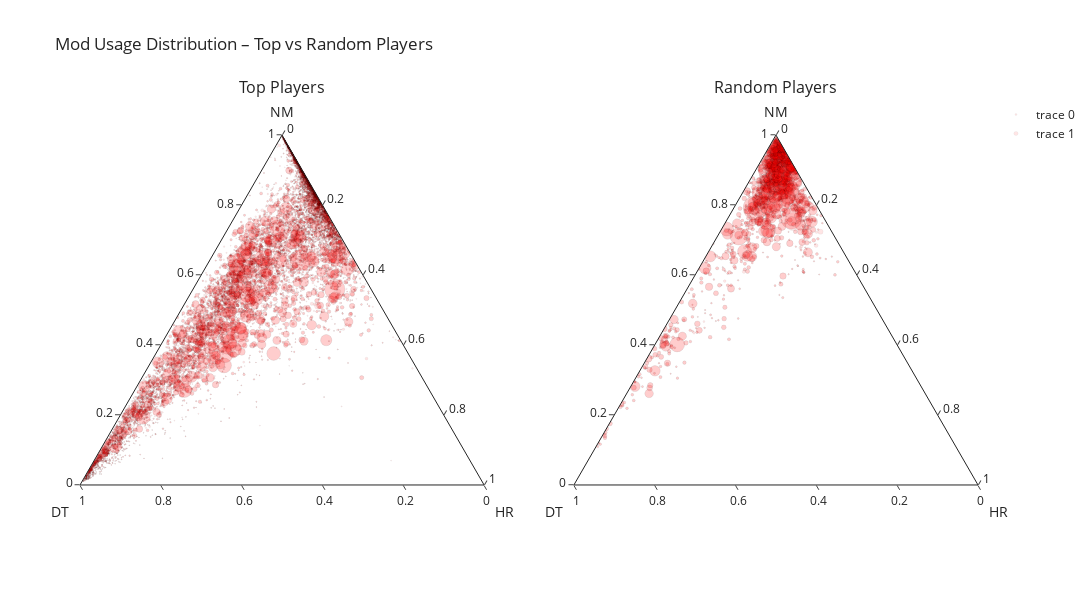

The cell this chart's notebook holds for it:
### Markdown cell above
##### Idea:
Maps made for bots. 
3 Dimensions, DT HR, NM percentages.

### Code cell
# --- Tunable Parameters ---
MOD_FILTERS = ['NM', 'DT', 'HR']
TOP_PLAYCOUNT_FRACTION = 1.0
MIN_TOTAL_SCORES_TOP = 1000     # Min scores for top player maps
MIN_TOTAL_SCORES_RANDOM = 500   # Lower threshold for random player maps
MIN_DOT_SIZE = 1
MAX_DOT_SIZE = 30

# --- Paths ---
BEATMAP_PATH = os.path.join("data", "processed", "beatmaps.csv")
TOP_SCORES_PATH = os.path.join("data", "processed", "top_10000__scores.csv")
RANDOM_SCORES_PATH = os.path.join("data", "processed", "random_10000__scores.csv")

# --- Load and filter beatmaps ---
beatmaps_df = pd.read_csv(BEATMAP_PATH)
df = beatmaps_df.copy()
df = df[df['mods_string'] == 'NM']
df = df[df['playcount'].notna() & df['beatmap_id'].notna() & df['diff_star_rating'].notna()]
playcount_cutoff = df['playcount'].quantile(1 - TOP_PLAYCOUNT_FRACTION)
df = df[df['playcount'] >= playcount_cutoff].copy()
df = df[['mod_beatmap_id', 'beatmap_id', 'playcount', 'diff_star_rating']]

# --- Score preparation helper ---
def prepare_fractions(scores_path, min_scores):
    scores_df = pd.read_csv(scores_path)
    scores_df = scores_df[scores_df['mods_string'].isin(MOD_FILTERS)]
    scores_df = scores_df[scores_df['beatmap_id'].isin(df['beatmap_id'])]

    counts = scores_df.groupby(['beatmap_id', 'mods_string']).size().unstack(fill_value=0)
    for mod in MOD_FILTERS:
        if mod not in counts.columns:
            counts[mod] = 0
    counts['total_scores'] = counts.sum(axis=1)
    counts = counts[counts['total_scores'] >= min_scores]

    fractions = counts[MOD_FILTERS].div(counts['total_scores'], axis=0).reset_index()
    fractions = fractions.merge(df, on='beatmap_id')

    min_pc = fractions['playcount'].min()
    max_pc = fractions['playcount'].max()
    fractions['dot_size'] = MIN_DOT_SIZE + (fractions['playcount'] - min_pc) / (max_pc - min_pc) * (MAX_DOT_SIZE - MIN_DOT_SIZE)
    return fractions

# --- Prepare data ---
fractions_top = prepare_fractions(TOP_SCORES_PATH, MIN_TOTAL_SCORES_TOP)
fractions_rand = prepare_fractions(RANDOM_SCORES_PATH, MIN_TOTAL_SCORES_RANDOM)

# --- Create subplot layout ---
fig = make_subplots(
    rows=1, cols=2,
    specs=[[{'type': 'ternary'}, {'type': 'ternary'}]],
    subplot_titles=['Top Players', 'Random Players']
)

# --- Plot helper ---
def add_ternary_trace(fig, fractions, col):
    fig.add_trace(go.Scatterternary(
        a=fractions['NM'],
        b=fractions['DT'],
        c=fractions['HR'],
        mode='markers',
        marker=dict(
            size=fractions['dot_size'],
            color='rgba(255, 0, 0, 0.15)',  # Low-opacity red
            line=dict(width=0.5, color='rgba(0, 0, 0, 0.1)'),
            symbol='circle'
        ),
        hoverinfo='skip'  # Remove hover if not needed
    ), row=1, col=col)

add_ternary_trace(fig, fractions_top, 1)
add_ternary_trace(fig, fractions_rand, 2)

# --- Layout ---
fig.update_layout(
    height=600,
    width=1150,
    title_text="Mod Usage Distribution – Top vs Random Players",
    template='simple_white',
    ternary=dict(
        sum=1,
        aaxis_title='NM',
        baxis_title='DT',
        caxis_title='HR'
    ),
    ternary2=dict(
        sum=1,
        aaxis_title='NM',
        baxis_title='DT',
        caxis_title='HR'
    )
)

fig.show()

### Figure 1 — Plotly figure (JSON) as saved in the notebook; plotly's stock layout.template omitted (floating-point values rounded to 4 significant figures; data arrays with more than 128 entries replaced by an {"elided": "..."} marker saying what was removed)
{"data": [{"a": {"elided": "17516 float values"}, "b": {"elided": "17516 float values"}, "c": {"elided": "17516 float values"}, "hoverinfo": "skip", "marker": {"color": "rgba(255, 0, 0, 0.15)", "line": {"color": "rgba(0, 0, 0, 0.1)", "width": 0.5}, "size": {"elided": "17516 float values"}, "symbol": "circle"}, "mode": "markers", "subplot": "ternary", "type": "scatterternary"}, {"a": {"elided": "2781 float values"}, "b": {"elided": "2781 float values"}, "c": {"elided": "2781 float values"}, "hoverinfo": "skip", "marker": {"color": "rgba(255, 0, 0, 0.15)", "line": {"color": "rgba(0, 0, 0, 0.1)", "width": 0.5}, "size": {"elided": "2781 float values"}, "symbol": "circle"}, "mode": "markers", "subplot": "ternary2", "type": "scatterternary"}], "layout": {"annotations": [{"font": {"size": 16}, "showarrow": false, "text": "Top Players", "x": 0.225, "xanchor": "center", "xref": "paper", "y": 1, "yanchor": "bottom", "yref": "paper"}, {"font": {"size": 16}, "showarrow": false, "text": "Random Players", "x": 0.775, "xanchor": "center", "xref": "paper", "y": 1, "yanchor": "bottom", "yref": "paper"}], "height": 600, "ternary": {"aaxis": {"title": {"text": "NM"}}, "baxis": {"title": {"text": "DT"}}, "caxis": {"title": {"text": "HR"}}, "domain": {"x": [0, 0.45], "y": [0, 1]}, "sum": 1}, "ternary2": {"aaxis": {"title": {"text": "NM"}}, "baxis": {"title": {"text": "DT"}}, "caxis": {"title": {"text": "HR"}}, "domain": {"x": [0.55, 1], "y": [0, 1]}, "sum": 1}, "title": {"text": "Mod Usage Distribution – Top vs Random Players"}, "width": 1150}}
